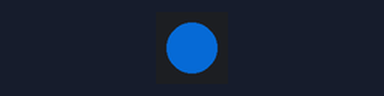
A sketch run on a simulated Arduino Uno, built with avr-gcc and run on an emulated ATmega328P. On the bench: 1 RGB LEDs in strip order, left to right. Dim RGB values are drawn brighter than linear; random numbers use the default seed unless the sketch sets one; what the sketch prints to the serial monitor is not drawn.

Above: at 0.2 s.
At 12.21 s:
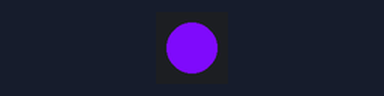
At 19.82 s:
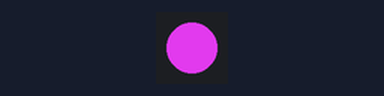
At 39.45 s:
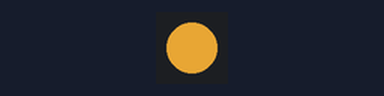
Timing chart, 0 to 40.0 s (numbered marks = the images above):
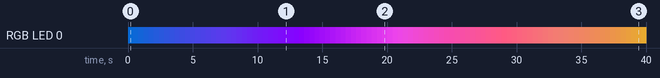

Measured:
- by itself, RGB LED 0: off → RGB(4, 66, 133) at 0.00 s, → RGB(8, 65, 136) 0.40 s later, → RGB(12, 64, 139) 0.40 s later, → RGB(16, 63, 142) 0.40 s later, … (100 changes in this stretch)

The sketch:

NeoPixelFade.ino
```cpp
#include <Adafruit_NeoPixel.h>

int Power = 11;
int PIN  = 12;
#define NUMPIXELS 1
#define MIN_RGB 0
#define MAX_RGB 255
#define MIN_STEP 1
#define MAX_STEP 5
#define DELAY_MILLIS 400
#define CHANCE_STEP_CHANGE 10
#define CHANCE_STEP_FLIP 15

Adafruit_NeoPixel pixels(NUMPIXELS, PIN, NEO_GRB + NEO_KHZ800);

int red;
int green;
int blue;

int redStep;
int greenStep;
int blueStep;

bool coinFlip(const int sides) {
  return random(sides) == 0;
}

int nextStep(int val) {
  int sgn = val < 0?-1:1;  //preserve direction
  if(coinFlip(CHANCE_STEP_CHANGE)) {
    val = random(MIN_STEP,MAX_STEP) * sgn;
    if(coinFlip(CHANCE_STEP_FLIP)) {
      val = -val;
    }
  }
  return val;
}

void updateSteps() {
  redStep = nextStep(redStep);
  greenStep = nextStep(greenStep);
  blueStep = nextStep(blueStep);
}

void updateColors() {
  if(red + redStep > MAX_RGB || red + redStep < MIN_RGB) redStep = -redStep;
  if(blue + blueStep > MAX_RGB || blue + blueStep  < MIN_RGB) blueStep = -blueStep;
  if(green + greenStep > MAX_RGB || green + greenStep  < MIN_RGB) greenStep = -greenStep;
  red += redStep;
  green += greenStep;
  blue += blueStep;
}

void printInfo() {
  char msg[250];  //Time backwards since naming stuff time causes compiler issues
  sprintf(msg, "Red: %03d, %02d Green: %03d, %02d Blue: %03d, %02d\n", red, redStep, green, greenStep, blue, blueStep);
  Serial.print(msg);
}

void setup() {
  Serial.begin(9600);
  while (!Serial) {
    ;  // wait for serial port to connect. Needed for native USB port only
  }
  Serial.println("\nStarting NeoPixel Fader...");
  randomSeed(analogRead(0));
  red = random(MIN_RGB,MAX_RGB + 1);
  green = random(MIN_RGB,MAX_RGB + 1);
  blue = random(MIN_RGB,MAX_RGB + 1);
  redStep = random(MIN_STEP, MAX_STEP + 1);
  if(coinFlip(2)) redStep = -redStep;
  greenStep = random(MIN_STEP, MAX_STEP + 1);
  if(coinFlip(2)) greenStep = -greenStep;
  blueStep = random(MIN_STEP, MAX_STEP + 1);
  if(coinFlip(2)) blueStep = -blueStep;
  pixels.begin();
  pinMode(Power,OUTPUT);
  digitalWrite(Power, HIGH);
  pixels.clear();
}

void loop() {
  // update colors & steps
  updateSteps();
  updateColors();
  //printInfo();
  pixels.clear();
  pixels.setPixelColor(0, pixels.Color(red,green,blue));
  pixels.show();
  delay(DELAY_MILLIS);
}
```
